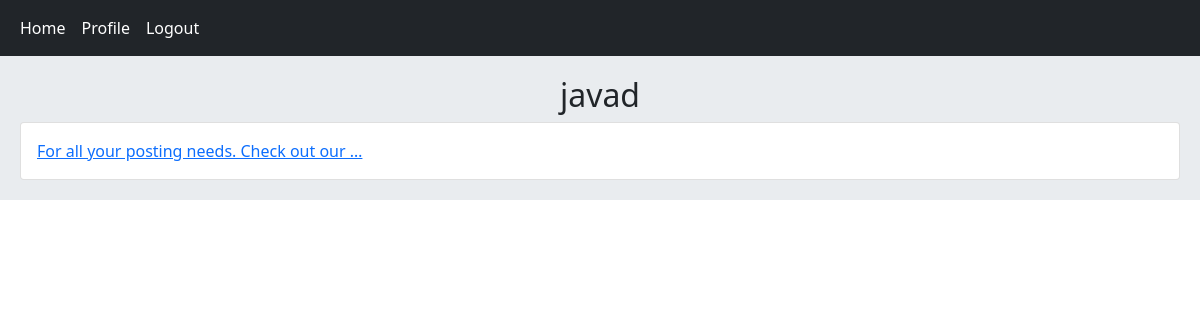
/account/profile/2/ (signed in), run on an earlier commit of the app's database.
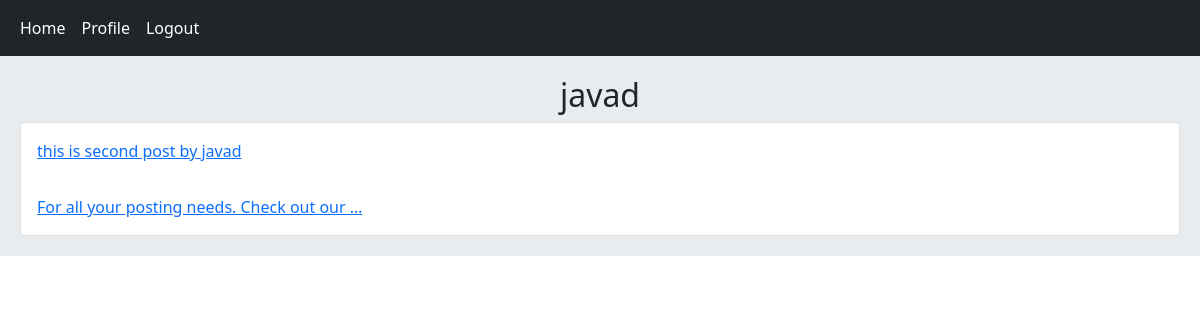
And on a later commit of the database.
### home/models.py (models this page shows, shortened)
class Post(models.Model):
    user = models.ForeignKey(User, on_delete=models.CASCADE)
    body = models.TextField()
    slug = models.SlugField()
    created = models.DateTimeField(auto_now_add=True)
    updated = models.DateTimeField(auto_now=True)
    class Meta:
        ordering = ('-created',)
    def get_absolute_url(self):
        return reverse('home:post_detail', args=(self.id, self.slug))

### account/views.py (the view)
# urls.py: path('profile/<int:user_id>/', views.UserProfileView.as_view(), name='user_profile'),
class UserProfileView(LoginRequiredMixin, View):
    def get(self, request, user_id):
        user = get_object_or_404(User, id=user_id)
        posts = Post.objects.filter(user=user)
        return render(request, 'account/profile.html', {'user': user, 'posts': posts})

### account/templates/account/profile.html (shortened to what this page needs)
{% extends 'base.html' %}
{% block content %}
    <h2 class="text-center">{{ user.username }}</h2>
    <div class="card">
        {% for post in posts %}
            <a href="{{ post.get_absolute_url }}" class="card-body">{{ post.body|truncatewords:8 }}</a>
        {% endfor %}
    </div>
{% endblock %}

### templates/base.html (shortened to what this page needs)
<!DOCTYPE html>
<html lang="en">
<head>
    <link href="https://cdn.jsdelivr.net/npm/bootstrap@5.1.3/dist/css/bootstrap.min.css" rel="stylesheet">
</head>
<body>
    {% include 'inc/navbar.html' %}
    <div class="jumbotron">
        {% block content %} {% endblock %}
    </div>
</body>
</html>

### templates/inc/navbar.html
<nav class="navbar navbar-expand-lg navbar-dark bg-dark">
  <div class="container-fluid">
      <ul class="navbar-nav">
          <a class="nav-link active" href="{% url 'home:home' %}">Home</a>
          {% if request.user.is_authenticated %}
          <a class="nav-link active" href="{% url 'account:user_profile' request.user.id %}">Profile</a>
          <a class="nav-link active" href="{% url 'account:user_logout' %}">Logout</a>
          {% else %}
          <a class="nav-link active" href="{% url 'account:user_register' %}">Register</a>
          <a class="nav-link active" href="{% url 'account:user_login' %}">Login</a>
          {% endif %}
      </ul>
  </div>
</nav>

### templates/base.html (style rules this page uses)
.jumbotron { padding: 20px; margin-bottom: 20px; background-color: #e9ecef; }

What changed in the data, as far as the page shows it:
added Post: body "this is second post by javad"
